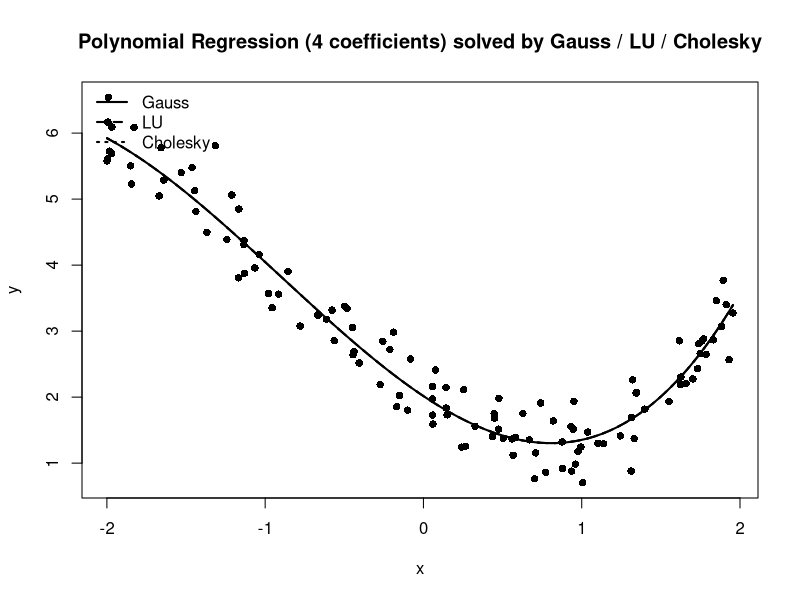

Write the R code that produced this figure.
# ============================================================
# Simple Linear Regression (4 coefficients) solved 3 ways in R
#   1) Méthode de Gauss (Gaussian elimination)
#   2) Décomposition LU (Doolittle + pivot partiel)
#   3) Décomposition de Cholesky (A = L L^T)
#
# Model (4 coefficients):
#   y = w0 + w1*x + w2*x^2 + w3*x^3 + noise
#
# Training uses the Normal Equation:
#   (X^T X) w = X^T y
# where X = [1, x, x^2, x^3]
# ============================================================

set.seed(42)

# -----------------------------
# 1) Create sample data
# -----------------------------
n <- 120
x <- runif(n, -2, 2)

# True coefficients (the 4 coefficients we want to recover)
w_true <- c(2.0, -1.5, 0.7, 0.2)  # (w0, w1, w2, w3)

# Build design matrix X (n x 4): [1, x, x^2, x^3]
X <- cbind(1, x, x^2, x^3)

# Generate target y with noise
noise <- rnorm(n, mean = 0, sd = 0.4)
y <- as.numeric(X %*% w_true + noise)

# -----------------------------
# 2) Normal equation matrices
#    A w = b
# -----------------------------
A <- t(X) %*% X
b <- t(X) %*% y

# Optional: tiny ridge term for stability (especially for Cholesky)
# You can set ridge <- 0 to keep it "pure".
ridge <- 1e-10
A_ridge <- A + ridge * diag(nrow(A))

# ============================================================
# 3) SOLVERS
# ============================================================

# -----------------------------
# 3.1 Gaussian Elimination (Gauss) with partial pivoting
# -----------------------------
gauss_solve <- function(A, b, tol = 1e-12) {
  A <- as.matrix(A)
  b <- as.numeric(b)
  n <- nrow(A)
  Aug <- cbind(A, b)  # augmented matrix [A | b]
  
  # Forward elimination
  for (k in 1:(n - 1)) {
    # Partial pivot: choose row with largest absolute pivot
    pivot_row <- k - 1 + which.max(abs(Aug[k:n, k]))
    if (abs(Aug[pivot_row, k]) < tol) stop("Singular / nearly singular matrix in Gauss.")
    
    # Swap rows if needed
    if (pivot_row != k) {
      tmp <- Aug[k, ]; Aug[k, ] <- Aug[pivot_row, ]; Aug[pivot_row, ] <- tmp
    }
    
    # Eliminate entries below the pivot
    for (i in (k + 1):n) {
      factor <- Aug[i, k] / Aug[k, k]
      Aug[i, k:(n + 1)] <- Aug[i, k:(n + 1)] - factor * Aug[k, k:(n + 1)]
    }
  }
  
  # Back substitution
  w <- numeric(n)
  w[n] <- Aug[n, n + 1] / Aug[n, n]
  for (i in (n - 1):1) {
    w[i] <- (Aug[i, n + 1] - sum(Aug[i, (i + 1):n] * w[(i + 1):n])) / Aug[i, i]
  }
  w
}

# -----------------------------
# 3.2 LU Decomposition (Doolittle) + partial pivoting
# -----------------------------
lu_decomp <- function(A, tol = 1e-12) {
  A <- as.matrix(A)
  n <- nrow(A)
  
  U <- A
  L <- diag(1, n)
  P <- diag(1, n)
  
  for (k in 1:(n - 1)) {
    # pivot row for column k
    pivot_row <- k - 1 + which.max(abs(U[k:n, k]))
    if (abs(U[pivot_row, k]) < tol) stop("Singular / nearly singular matrix in LU.")
    
    # swap rows in U and P; also swap in L up to column k-1
    if (pivot_row != k) {
      tmp <- U[k, ]; U[k, ] <- U[pivot_row, ]; U[pivot_row, ] <- tmp
      tmp <- P[k, ]; P[k, ] <- P[pivot_row, ]; P[pivot_row, ] <- tmp
      if (k > 1) {
        tmp <- L[k, 1:(k - 1)]
        L[k, 1:(k - 1)] <- L[pivot_row, 1:(k - 1)]
        L[pivot_row, 1:(k - 1)] <- tmp
      }
    }
    
    # elimination to form L and U
    for (i in (k + 1):n) {
      L[i, k] <- U[i, k] / U[k, k]
      U[i, k:n] <- U[i, k:n] - L[i, k] * U[k, k:n]
    }
  }
  
  list(L = L, U = U, P = P)
}

forward_sub <- function(L, b, tol = 1e-12) {
  n <- nrow(L)
  y <- numeric(n)
  for (i in 1:n) {
    if (abs(L[i, i]) < tol) stop("Zero diagonal in forward substitution.")
    s <- if (i == 1) 0 else sum(L[i, 1:(i - 1)] * y[1:(i - 1)])
    y[i] <- (b[i] - s) / L[i, i]
  }
  y
}

back_sub <- function(U, y, tol = 1e-12) {
  n <- nrow(U)
  x <- numeric(n)
  for (i in n:1) {
    if (abs(U[i, i]) < tol) stop("Zero diagonal in back substitution.")
    s <- if (i == n) 0 else sum(U[i, (i + 1):n] * x[(i + 1):n])
    x[i] <- (y[i] - s) / U[i, i]
  }
  x
}

lu_solve <- function(A, b) {
  dec <- lu_decomp(A)
  # Solve P*A*w = P*b  =>  L*U*w = P*b
  Pb <- as.numeric(dec$P %*% b)
  y <- forward_sub(dec$L, Pb)
  w <- back_sub(dec$U, y)
  w
}

# -----------------------------
# 3.3 Cholesky Decomposition (A = L L^T)
#     Requires A to be symmetric positive definite (SPD).
#     Here A = X^T X is symmetric; ridge helps guarantee SPD.
# -----------------------------
cholesky_decomp <- function(A, tol = 1e-12) {
  A <- as.matrix(A)
  n <- nrow(A)
  L <- matrix(0, n, n)
  
  for (i in 1:n) {
    for (j in 1:i) {
      s <- if (j == 1) 0 else sum(L[i, 1:(j - 1)] * L[j, 1:(j - 1)])
      
      if (i == j) {
        val <- A[i, i] - s
        if (val <= tol) stop("Cholesky failed: A not positive definite.")
        L[i, j] <- sqrt(val)
      } else {
        L[i, j] <- (A[i, j] - s) / L[j, j]
      }
    }
  }
  L
}

cholesky_solve <- function(A, b) {
  L <- cholesky_decomp(A)
  # Solve L z = b, then L^T w = z
  z <- forward_sub(L, b)
  w <- back_sub(t(L), z)
  w
}

# ============================================================
# 4) Solve for coefficients with the 3 methods
# ============================================================

w_gauss <- gauss_solve(A, b)
w_lu    <- lu_solve(A, b)
w_chol  <- cholesky_solve(A_ridge, b)  # using ridge-stabilized A

# -----------------------------
# 5) Display coefficients
# -----------------------------
terms <- c("w0 (intercept)", "w1 (x)", "w2 (x^2)", "w3 (x^3)")
coef_table <- data.frame(
  term  = terms,
  true  = w_true,
  gauss = w_gauss,
  lu    = w_lu,
  chol  = w_chol
)
print(coef_table)

# ============================================================
# 6) Plot: data + fitted regression curve
# ============================================================

# Create a smooth x-grid to draw curves
xg <- seq(min(x), max(x), length.out = 300)
Xg <- cbind(1, xg, xg^2, xg^3)

yg_gauss <- as.numeric(Xg %*% w_gauss)
yg_lu    <- as.numeric(Xg %*% w_lu)
yg_chol  <- as.numeric(Xg %*% w_chol)

# Scatter plot of data
plot(x, y,
     pch = 16,
     main = "Polynomial Regression (4 coefficients) solved by Gauss / LU / Cholesky",
     xlab = "x",
     ylab = "y")

# Regression curves (they should almost overlap)
lines(xg, yg_gauss, lwd = 2, lty = 1)
lines(xg, yg_lu,    lwd = 2, lty = 2)
lines(xg, yg_chol,  lwd = 2, lty = 3)

legend("topleft",
       legend = c("Gauss", "LU", "Cholesky"),
       lty = c(1, 2, 3),
       lwd = 2,
       bty = "n")
